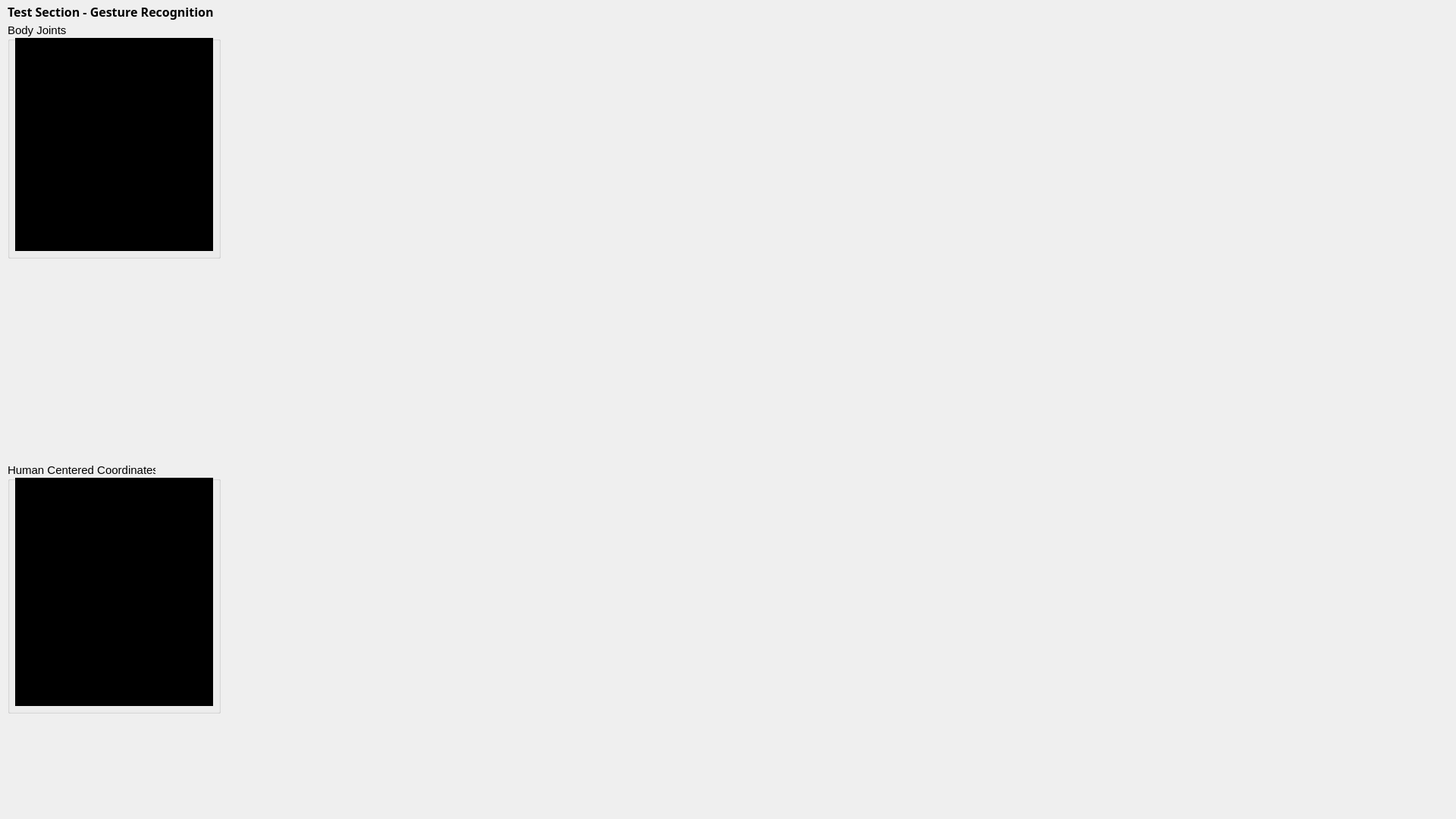
<?xml version="1.0" encoding="UTF-8"?>
<ui version="4.0">
 <class>GUIgesturerecognitiontest</class>
 <widget class="QWidget" name="GUIgesturerecognitiontest">
  <property name="geometry">
   <rect>
    <x>0</x>
    <y>0</y>
    <width>1920</width>
    <height>1080</height>
   </rect>
  </property>
  <property name="mouseTracking">
   <bool>false</bool>
  </property>
  <property name="windowTitle">
   <string>Gesture Recognition with HMM</string>
  </property>
  <property name="autoFillBackground">
   <bool>false</bool>
  </property>
  <property name="styleSheet">
   <string notr="true"/>
  </property>
  <widget class="QWidget" name="centralWidget" native="true">
   <property name="geometry">
    <rect>
     <x>0</x>
     <y>0</y>
     <width>3290</width>
     <height>961</height>
    </rect>
   </property>
   <widget class="QLabel" name="label_4">
    <property name="geometry">
     <rect>
      <x>10</x>
      <y>5</y>
      <width>321</width>
      <height>21</height>
     </rect>
    </property>
    <property name="font">
     <font>
      <family>Arial Unicode MS</family>
      <pointsize>12</pointsize>
      <weight>75</weight>
      <bold>true</bold>
     </font>
    </property>
    <property name="text">
     <string>Test Section - Gesture Recognition</string>
    </property>
   </widget>
   <widget class="QGroupBox" name="groupBox">
    <property name="geometry">
     <rect>
      <x>10</x>
      <y>30</y>
      <width>281</width>
      <height>311</height>
     </rect>
    </property>
    <property name="font">
     <font>
      <family>Arial</family>
      <pointsize>11</pointsize>
     </font>
    </property>
    <property name="title">
     <string>Body Joints</string>
    </property>
    <widget class="QLabel" name="labelSkeleton">
     <property name="geometry">
      <rect>
       <x>10</x>
       <y>20</y>
       <width>261</width>
       <height>281</height>
      </rect>
     </property>
     <property name="styleSheet">
      <string notr="true">background-color: rgb(0, 0, 0);</string>
     </property>
     <property name="text">
      <string/>
     </property>
    </widget>
   </widget>
   <widget class="QCustomPlot" name="widgetChart" native="true">
    <property name="geometry">
     <rect>
      <x>310</x>
      <y>70</y>
      <width>951</width>
      <height>221</height>
     </rect>
    </property>
   </widget>
   <widget class="QCustomPlot" name="widgetHead" native="true">
    <property name="geometry">
     <rect>
      <x>310</x>
      <y>370</y>
      <width>951</width>
      <height>201</height>
     </rect>
    </property>
   </widget>
   <widget class="QLabel" name="labelHeadImage">
    <property name="geometry">
     <rect>
      <x>30</x>
      <y>380</y>
      <width>261</width>
      <height>181</height>
     </rect>
    </property>
    <property name="text">
     <string/>
    </property>
    <property name="pixmap">
     <pixmap>Images/IC584331.png</pixmap>
    </property>
   </widget>
   <widget class="QGroupBox" name="groupBox_2">
    <property name="geometry">
     <rect>
      <x>10</x>
      <y>610</y>
      <width>281</width>
      <height>331</height>
     </rect>
    </property>
    <property name="font">
     <font>
      <pointsize>11</pointsize>
     </font>
    </property>
    <property name="title">
     <string>Human Centered Coordinates</string>
    </property>
    <widget class="QLabel" name="labelNewC">
     <property name="geometry">
      <rect>
       <x>10</x>
       <y>20</y>
       <width>261</width>
       <height>301</height>
      </rect>
     </property>
     <property name="styleSheet">
      <string notr="true">background-color: rgb(0, 0, 0);</string>
     </property>
     <property name="text">
      <string/>
     </property>
    </widget>
   </widget>
   <widget class="QCustomPlot" name="widgetRot" native="true">
    <property name="geometry">
     <rect>
      <x>310</x>
      <y>620</y>
      <width>951</width>
      <height>211</height>
     </rect>
    </property>
   </widget>
  </widget>
  <action name="actionProject">
   <property name="checkable">
    <bool>false</bool>
   </property>
   <property name="checked">
    <bool>false</bool>
   </property>
   <property name="enabled">
    <bool>true</bool>
   </property>
   <property name="text">
    <string>Project</string>
   </property>
   <property name="iconVisibleInMenu">
    <bool>true</bool>
   </property>
  </action>
  <action name="actionExit">
   <property name="text">
    <string>Exit</string>
   </property>
  </action>
  <action name="actionKk">
   <property name="text">
    <string>kk</string>
   </property>
  </action>
  <action name="actionAbout">
   <property name="text">
    <string>About</string>
   </property>
  </action>
  <action name="actionExit_2">
   <property name="text">
    <string>Exit</string>
   </property>
  </action>
 </widget>
 <layoutdefault spacing="6" margin="11"/>
 <customwidgets>
  <customwidget>
   <class>QCustomPlot</class>
   <extends>QWidget</extends>
   <header location="global">qcustomplot.h</header>
   <container>1</container>
  </customwidget>
 </customwidgets>
 <resources/>
 <connections/>
</ui>
